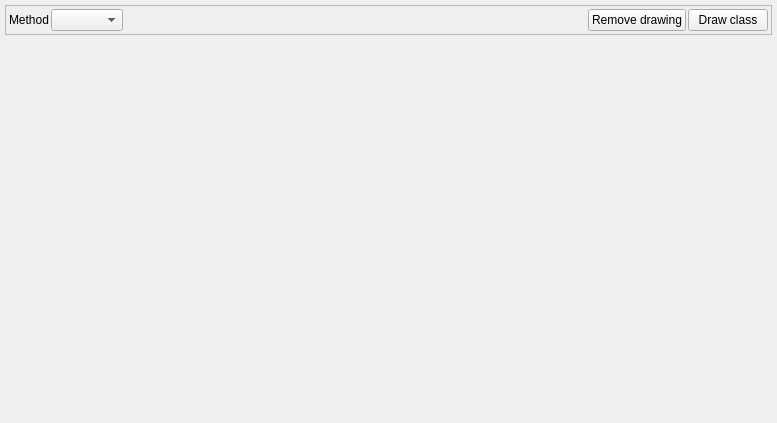
<?xml version="1.0" encoding="UTF-8"?>
<ui version="4.0">
 <class>RunsWidget</class>
 <widget class="QWidget" name="RunsWidget">
  <property name="geometry">
   <rect>
    <x>0</x>
    <y>0</y>
    <width>777</width>
    <height>423</height>
   </rect>
  </property>
  <property name="sizePolicy">
   <sizepolicy hsizetype="Expanding" vsizetype="Expanding">
    <horstretch>0</horstretch>
    <verstretch>0</verstretch>
   </sizepolicy>
  </property>
  <property name="windowTitle">
   <string>Form</string>
  </property>
  <layout class="QVBoxLayout" name="verticalLayout">
   <property name="spacing">
    <number>1</number>
   </property>
   <property name="leftMargin">
    <number>5</number>
   </property>
   <property name="topMargin">
    <number>5</number>
   </property>
   <property name="rightMargin">
    <number>5</number>
   </property>
   <property name="bottomMargin">
    <number>5</number>
   </property>
   <item>
    <widget class="QFrame" name="frmDrawing">
     <property name="frameShape">
      <enum>QFrame::StyledPanel</enum>
     </property>
     <property name="frameShadow">
      <enum>QFrame::Raised</enum>
     </property>
     <layout class="QHBoxLayout" name="horizontalLayout_2">
      <property name="leftMargin">
       <number>3</number>
      </property>
      <property name="topMargin">
       <number>3</number>
      </property>
      <property name="rightMargin">
       <number>3</number>
      </property>
      <property name="bottomMargin">
       <number>3</number>
      </property>
      <item>
       <widget class="QLabel" name="label">
        <property name="text">
         <string>Method</string>
        </property>
       </widget>
      </item>
      <item>
       <widget class="QComboBox" name="cbxDrawMethod"/>
      </item>
      <item>
       <spacer name="horizontalSpacer_2">
        <property name="orientation">
         <enum>Qt::Horizontal</enum>
        </property>
        <property name="sizeHint" stdset="0">
         <size>
          <width>40</width>
          <height>20</height>
         </size>
        </property>
       </spacer>
      </item>
      <item>
       <widget class="QPushButton" name="btDrawRemove">
        <property name="toolTip">
         <string>Remove all start times and unlock drawing for this class.</string>
        </property>
        <property name="text">
         <string>Remove drawing</string>
        </property>
       </widget>
      </item>
      <item>
       <widget class="QPushButton" name="btDraw">
        <property name="toolTip">
         <string>Draw selected class or all classes when all the classes are selected.</string>
        </property>
        <property name="text">
         <string>Draw class</string>
        </property>
       </widget>
      </item>
     </layout>
    </widget>
   </item>
   <item>
    <widget class="RunsTableWidget" name="wRunsTableWidget" native="true">
     <property name="sizePolicy">
      <sizepolicy hsizetype="Preferred" vsizetype="Expanding">
       <horstretch>0</horstretch>
       <verstretch>0</verstretch>
      </sizepolicy>
     </property>
    </widget>
   </item>
  </layout>
 </widget>
 <layoutdefault spacing="2" margin="3"/>
 <customwidgets>
  <customwidget>
   <class>RunsTableWidget</class>
   <extends>QWidget</extends>
   <header>src/runstablewidget.h</header>
   <container>1</container>
  </customwidget>
 </customwidgets>
 <resources/>
 <connections/>
</ui>
